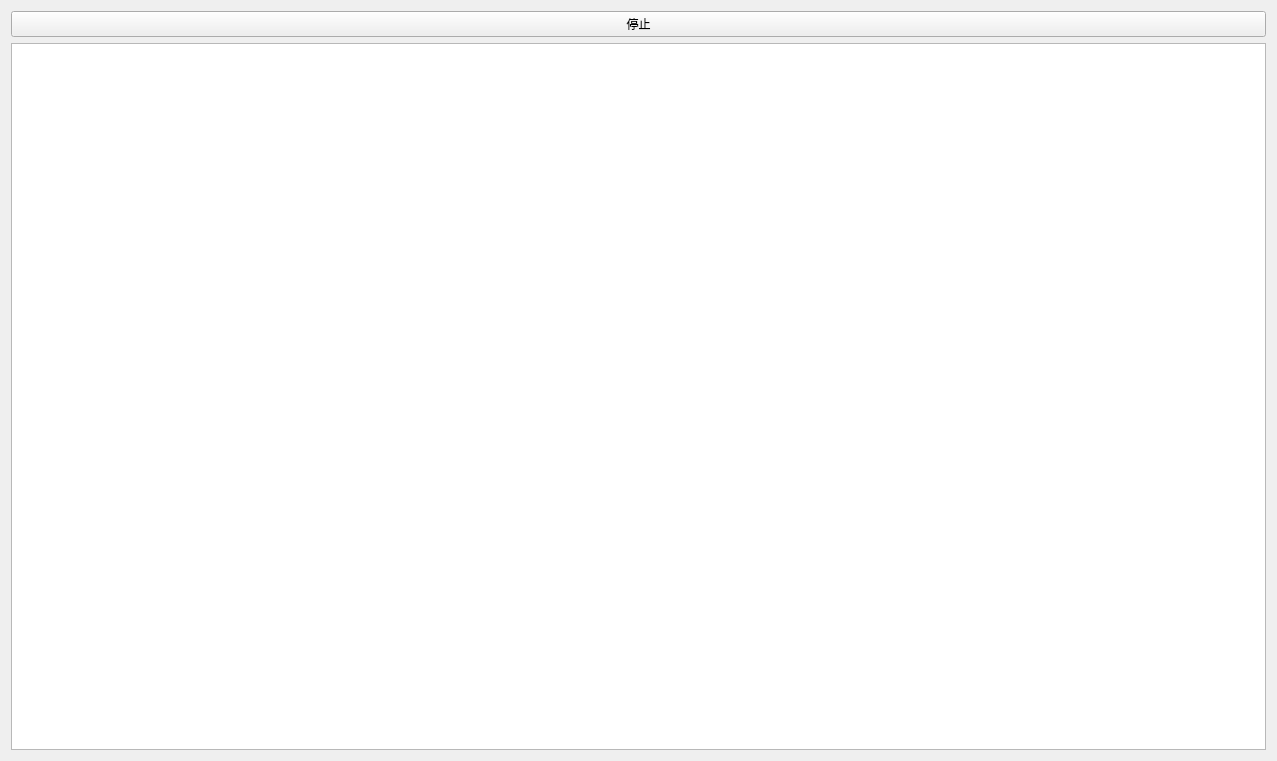
<?xml version="1.0" encoding="UTF-8"?>
<ui version="4.0">
 <class>Form</class>
 <widget class="QWidget" name="Form">
  <property name="geometry">
   <rect>
    <x>0</x>
    <y>0</y>
    <width>1277</width>
    <height>761</height>
   </rect>
  </property>
  <property name="windowTitle">
   <string>Form</string>
  </property>
  <layout class="QVBoxLayout" name="verticalLayout">
   <item>
    <widget class="QPushButton" name="pushButton">
     <property name="text">
      <string>停止</string>
     </property>
    </widget>
   </item>
   <item>
    <widget class="QTextEdit" name="textEdit"/>
   </item>
  </layout>
 </widget>
 <resources/>
 <connections>
  <connection>
   <sender>pushButton</sender>
   <signal>clicked()</signal>
   <receiver>Form</receiver>
   <slot>end()</slot>
   <hints>
    <hint type="sourcelabel">
     <x>148</x>
     <y>48</y>
    </hint>
    <hint type="destinationlabel">
     <x>328</x>
     <y>37</y>
    </hint>
   </hints>
  </connection>
 </connections>
 <slots>
  <slot>end()</slot>
 </slots>
</ui>
